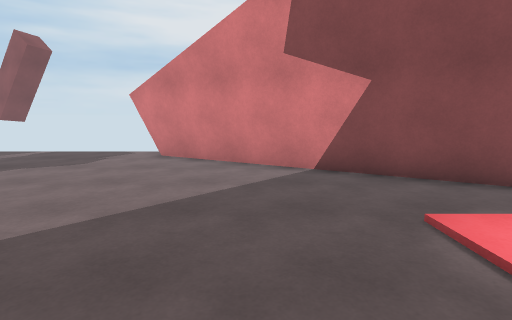
View 1 (above)

12 first-person views from a walk through a 3-D level made in the Unity game engine. The camera is 1.4 m above the floor, tilts 8° down and sees 80° across. The floor is counted in squares, 1 m on a side. Each view is taken from the middle of a square. On the plan, view 1 faces up. The plan holds only what a view shows up to about 14 squares ahead; the rest is blank. The place goes on beyond the plan. The player is left out.

View 2
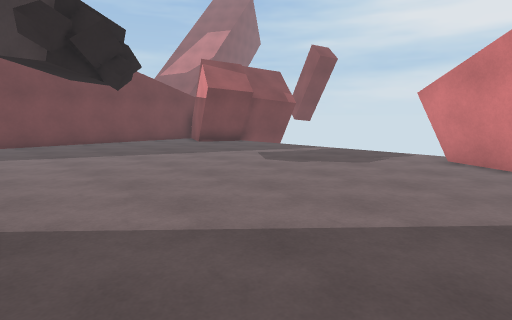

View 3
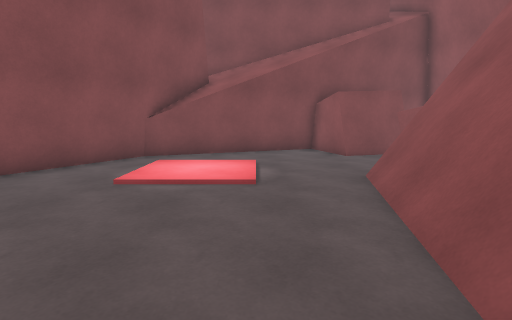

View 4
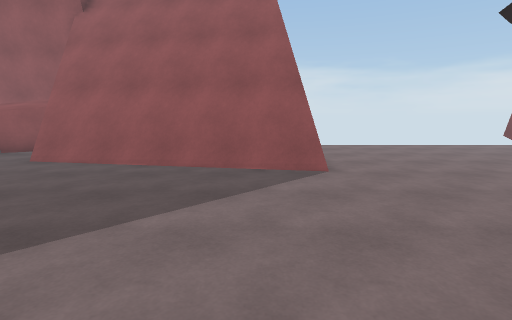

View 5
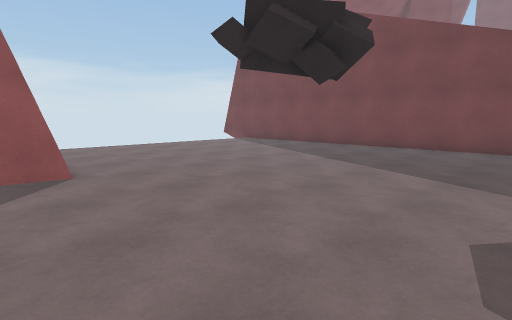

View 6
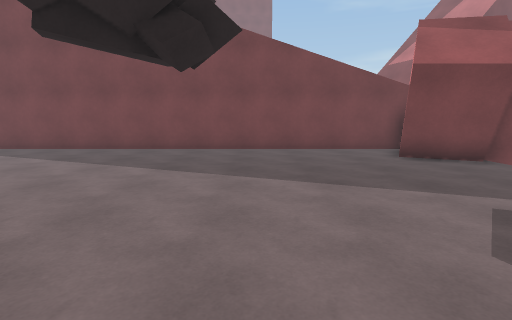

View 7
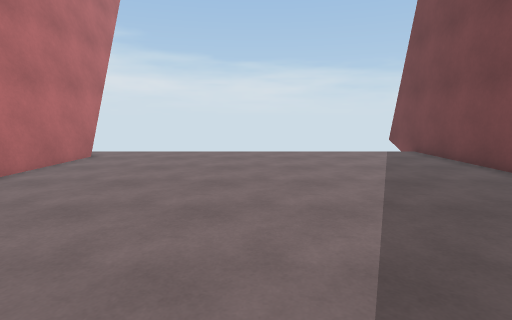

View 8
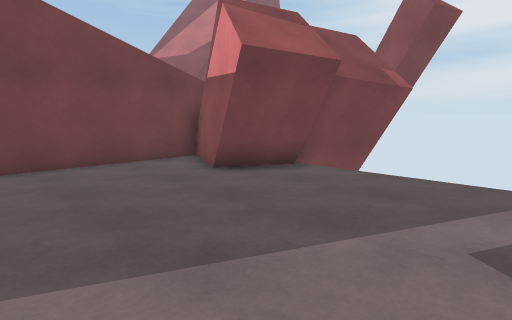

View 9
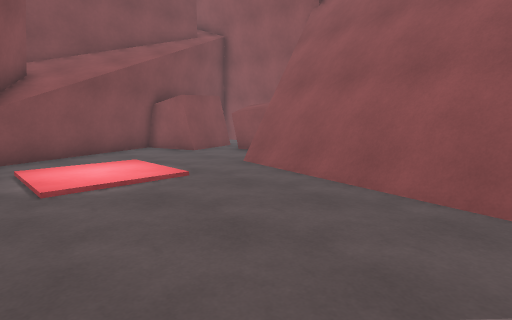

View 10
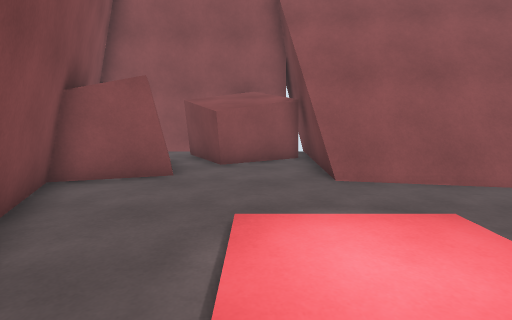

View 11
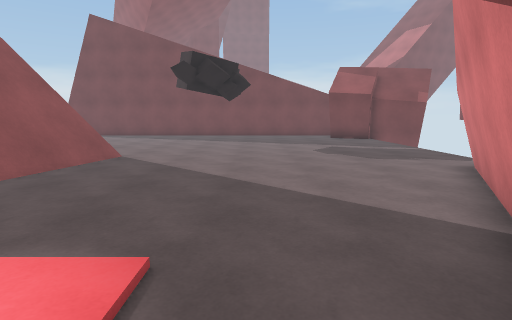

View 12
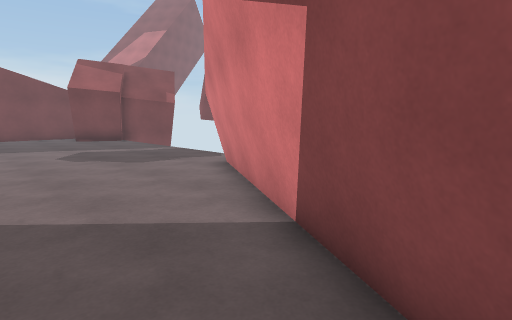

### Floor plan
Points are (right, up) in squares from view 1. A wall is a line through its corners. A room is listed if a view was taken in it or the views show most of it. See-through windows are left out.
Room 1 (views 1, 2, 3, 4, 5, 6, 7, 8, 9, 10, 11, 12)
walls: (-5.9, -0.5) (3.5, -2.4); (-5.8, -0.8) (3.5, -2.7); (-5.7, -1) (3.5, -2.8); (-5.6, -1.2) (3.5, -3.1) (3.4, -6.5); (-13.4, 11.9) (-14.6, 9.6) (-18.5, 11.4) (-18.5, -8.5); (-5.9, -7.2) (-5.7, -2.1); (-13.6, 12) (-14.9, 9.7); (-13.8, 11.9) (-15, 9.7); (-13.2, 13.6) (-14, 12.2); (-13.5, 13.6) (-15.5, 9.9); (3.3, -1.9) (3.2, -6.9); (3.5, -5.3) (6.1, -3.7); (7.2, 4.4) (-4.3, 11.2); (7, -2.2) (9.4, -1.5); (9.2, -1.6) (6.6, 4.9); (8.1, -4.9) (7.2, -2.2)
low walls: (-5.9, 0) (3.3, -1.9); (-5.8, -0.4) (3.5, -2.2); (-6.1, -6) (-5.9, -2.1); (-14, 12.1) (-15.2, 9.9); (-13.7, 13.6) (-15.6, 9.9); (-13.9, 13.6) (-14.6, 12.4); (-14.1, 13.6) (-14.9, 12.4); (6.9, 4.8) (-4, 11.2); (7.6, -4.1) (7, -2.2); (9.4, -1.5) (6.8, 5.1)

Where each view was taken, in squares from view 1:
view 1: 0 up, 0 right, facing up
view 2: 0 up, 1 left, facing up-left
view 3: 1 up, 4 left, facing right
view 4: 8 up, 4 left, facing down
view 5: 8 up, 4 left, facing down-left
view 6: 5 up, 5 left, facing left
view 7: 5 up, 12 left, facing down
view 8: 5 up, 9 left, facing up-left
view 9: 5 up, 4 left, facing down-right
view 10: 5 up, 5 right, facing down
view 11: 5 up, 5 right, facing left
view 12: 5 up, 4 right, facing up-left
